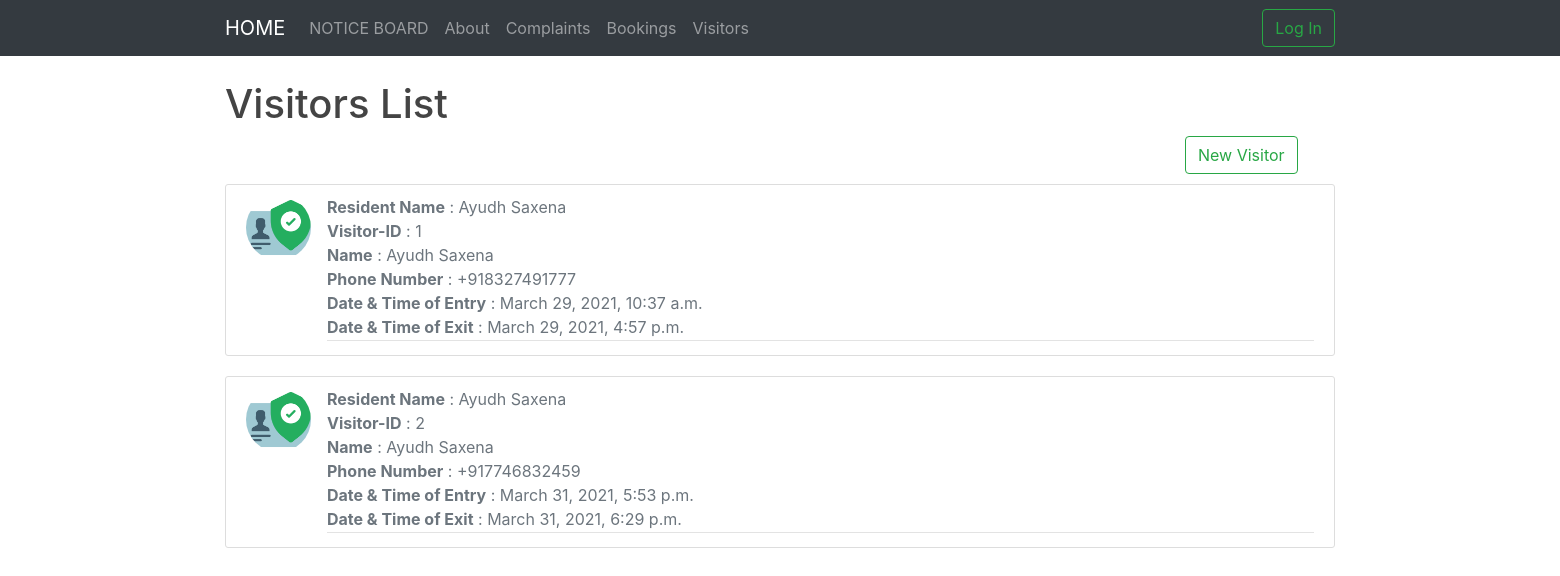
/visitors-watchman/, run on an earlier commit of the app's database.
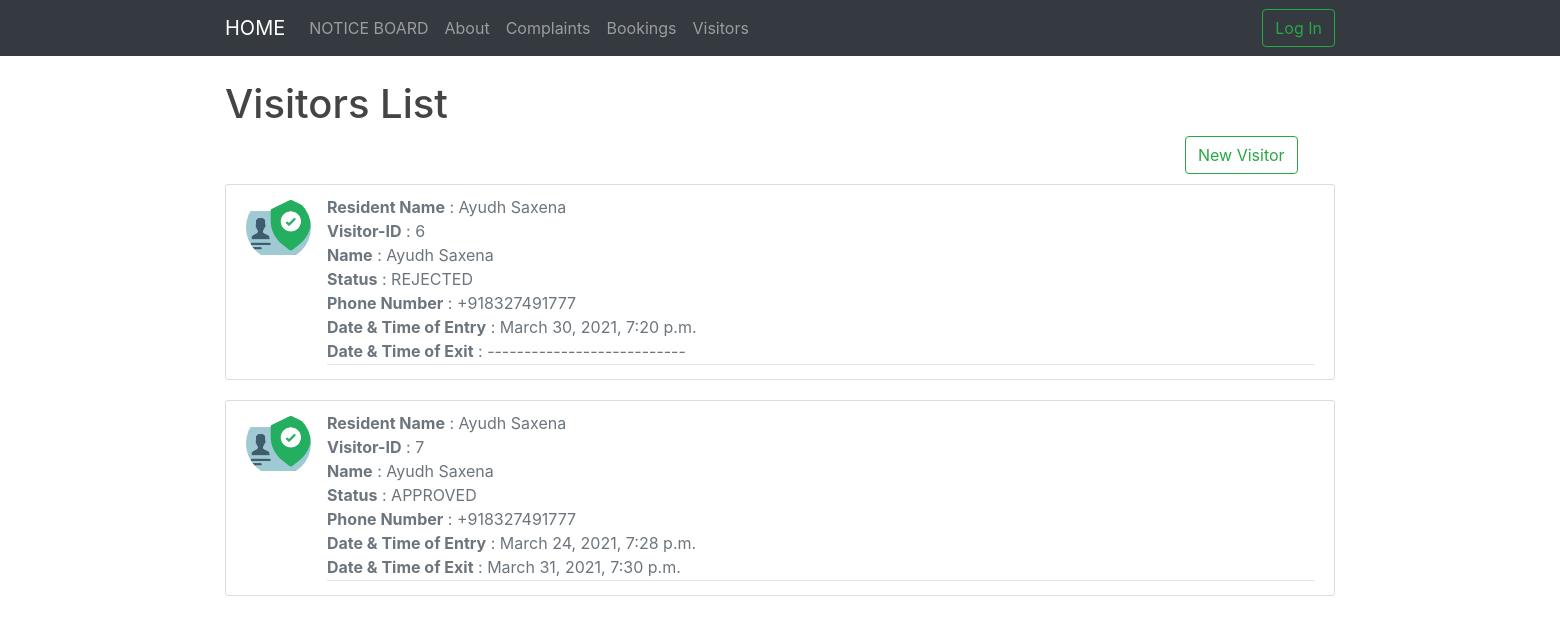
And on a later commit of the database.
### visitors/models.py (models this page shows, shortened)
class Visitor(models.Model) :
	WAITING = 'WAIT'
	APPROVED = 'APRV'
	REJECTED = 'REJC'
	status_choices = [
		(WAITING, 'WAITING FOR APPROVAL'),
		(APPROVED, 'APPROVED'),
		(REJECTED, 'REJECTED'),
	]
	visitor_id = models.AutoField(primary_key = True)
	user_id = models.ForeignKey(Resident,on_delete = models.CASCADE)
	fname = models.CharField(max_length = 20)
	lname = models.CharField(max_length = 20, null = True)
	status = models.CharField(max_length = 4,choices = status_choices, null = True)
	phone = PhoneNumberField(blank=True, help_text='Contact phone number')
	datetime_entry = models.DateTimeField(null = True)
	datetime_exit = models.DateTimeField(null = True)

### visitors/views.py (the view, shortened to what this page needs)
# urls.py: path('visitors-watchman/', views.watchman_visitor_view.as_view(), name='visitors_watchman'),
class watchman_visitor_view(FormView) :
	model = Visitor
	form_class = visitor_exit_form
	template_name = 'visitors/visitors_watchman.html'
	def dispatch(self, request, *args, **kwargs) :
		self.success_url = reverse_lazy('visitors:visitors_watchman')
		return super().dispatch(request,args,kwargs)
	def get_context_data(self, **kwargs):
	    context = super().get_context_data(**kwargs)
	    full_name_list = []
	    visitors_list = self.model.objects.all()
	    for c in visitors_list :
	    	resident = Resident.objects.get(user__exact = c.user_id)
	    	full_name = resident.user.first_name + " " + resident.user.last_name
	    	full_name_list.append(full_name)
	    context['values'] = zip(full_name_list, visitors_list)
	    return context

### visitors/templates/visitors/visitors_watchman.html (shortened to what this page needs)
{% extends 'base.html' %}
{% load static %}
{% block content %}
 <head>
    <link rel="stylesheet" href="{% static 'visitor-entry.css' %}">
   {% load bootstrap4 %}
   {% bootstrap_css %}
 </head>
 <body>
 	<h1> Visitors List </h1>
  <div  id = "create_visitor_button">
     <a href="{% url 'visitors:visitors_entry' %}"><button class="btn btn-outline-success my-2 my-sm-0">New Visitor
     </button></a>
  </div>
  {% for full_name,visitor in values %}
   <article class="media content-section">
    <img class = "rounded-circle article-img" src = "/static/visitor.png">
    <div class="media-body">
      <div class="article-metadata">
        <medium class="text-muted"><b>Resident Name</b> : {{ full_name }}</br></medium>
        <medium class="text-muted"><b>Visitor-ID</b> : {{ visitor.visitor_id }}</br></medium>
        <medium class="text-muted"><b>Name</b> : {{ visitor.fname }} {{visitor.lname }} </br></medium>
        {% if visitor.status %}
        <medium class="text-muted"><b>Status</b> : {{ visitor.get_status_display }}</br></medium>
        {% endif %}
        <medium class="text-muted"><b>Phone Number</b> : {{ visitor.phone }} </br></medium>
        <medium class="text-muted"><b>Date & Time of Entry</b> : {{ visitor.datetime_entry }}</br></medium>
        <medium class="text-muted"><b>Date & Time of Exit</b> :
        {% if visitor.datetime_exit %}
        {{ visitor.datetime_exit }}
        {% elif visitor.status == 'REJC' %}
        ---------------------------
        {% endif %}
        </br></medium>
      </div>
    </div>
    </article>
    {% endfor %}
 </body>
 {% endblock %}

### templates/base.html (shortened to what this page needs)
{% load static %}
<html>
<head>
	<link rel="stylesheet" href="https://stackpath.bootstrapcdn.com/bootstrap/4.4.1/css/bootstrap.min.css">
	<link rel="stylesheet" type="text/css" href="{% static 'main.css' %}">
</head>
<body>
<nav class="navbar navbar-expand-lg navbar-dark bg-dark">
	<div class="container">
	  <a class="navbar-brand" href="{% url 'home' %}">HOME</a>
	  <div class="collapse navbar-collapse" id="navbarSupportedContent">
	    <ul class="navbar-nav mr-auto">
				{% if user.is_authenticated %}
						{% if user.is_superuser%}
						 	<a class="nav-item nav-link" href="{% url 'home' %}">NoticeBoard</a>
							<a class="nav-link nav-link" href="">Leave Requests</a>
							<a class="nav-item nav-link" href="{% url 'home'%}">Complaints</a>
							<li class="nav-item dropdown">
							 <a class="nav-link dropdown-toggle" href="#" id="navbarDropdown" role="button" data-toggle="dropdown" aria-haspopup="true" aria-expanded="false">
								 Add User
							 </a>
							 <div class="dropdown-menu" aria-labelledby="navbarDropdown">
								 <a class="dropdown-item" href="{% url 'accounts:signup_resident' %}">Resident</a>
								 <div class="dropdown-divider"></div>
								 <a class="dropdown-item" href="{% url 'accounts:signup_watchmen' %}">Watchmen</a>
							 </div>
						 	</li>
						{% elif user.profile.type == 'D' %}
						 	<a class="nav-item nav-link" href="{% url 'home' %}">NoticeBoard</a>
							<li class="nav-item dropdown">
							 <a class="nav-link dropdown-toggle" href="#" id="navbarDropdown" role="button" data-toggle="dropdown" aria-haspopup="true" aria-expanded="false">
								 Leave
							 </a>
							 <div class="dropdown-menu" aria-labelledby="navbarDropdown">
								 <a class="dropdown-item" href="">Apply</a>
								 <div class="dropdown-divider"></div>
								 <a class="dropdown-item" href="{% url 'home'%}">View</a>
							 </div>
						 	</li>
           				{% else %}
					 		 <a class="nav-item nav-link" href="{% url 'home' %}">NoticeBoard</a>
							 <a class="nav-item nav-link" href="{% url 'buildings:main_view'%}">View</a>
					 {% endif %}
				{% else %}
					<a class="nav-item nav-link" href="{% url 'home' %}">NOTICE BOARD</a>
			 {% endif %}
			 <a class="nav-item nav-link" href="{% url 'about' %}">About</a>
			 <a class="nav-item nav-link" href="{% url 'complaints:complaints_display' %}">Complaints</a>
			 <a class="nav-item nav-link" href="{% url 'bookings:bookings_display' %}">Bookings</a>
			 <a class="nav-item nav-link" href="{% url 'visitors:visitors_display' %}">Visitors</a>
	    </ul>
			<div class="form-inline my-2 my-lg-0">
					<!-- {% load notifications_tags %}
					<script src="{% static 'notifications/notify.js' %}" type="text/javascript"></script>
					{% register_notify_callbacks callbacks='fill_notification_list,fill_notification_badge' %}
					<li class="dropdown">
					    <a href="#" class="dropdown-toggle" data-toggle="dropdown"><img src = "/static/bell.png" id = "bell">
					    	<div id = "badge">
					         {% live_notify_badge %}
					        </div>
					        <span class="glyphicon glyphicon-user pull-right">
					        </span>
					    </a>
	                <ul class="dropdown-menu" id="notice-link">
	                  <a href="{% url 'notifications:unread' %}">
	                    {% live_notify_list %}
	                  </a>
	                </ul>
					</li> -->
					{% if not user.is_authenticated %}
							<a href="{% url 'accounts:login_user' %}">
									<button class="btn btn-outline-success my-2 my-sm-0" type="button">Log In</button>
							</a>
					{% endif %}
			</div>
		</div>
	</div>
</nav>
		<div class="container">
            <br>
            {% block content %}
            {% endblock content %}
         </div>
</body>
</html>

### assets/main.css (style rules this page uses)
body { background: #fafafa; color: #333333; margin-top: 0rem; }
h1, h2, h3, h4, h5, h6 { color: #444444; }
ul { margin: 0; }
.content-section { background: #ffffff; padding: 10px 20px; border: 1px solid #dddddd; border-radius: 3px; margin-bottom: 20px; }
.article-img { height: 65px; width: 65px; margin-right: 16px; }
.article-metadata { padding-bottom: 1px; margin-bottom: 4px; border-bottom: 1px solid #e3e3e3 }
.bg-dark { background-color: #2d2e2f;!important; }
.btn { border-radius: 0; }

### assets/visitor-entry.css (style rules this page uses)
#create_visitor_button { position: relative; left: 960px; padding-bottom: 10px; }

What changed in the data, as far as the page shows it:
removed Visitor: full_name "Ayudh Saxena", visitor_id "1", fname "Ayudh", lname "Saxena", phone "+918327491777", datetime_entry "March 29, 2021, 10:37 a.m.", datetime_exit "March 29, 2021, 4:57 p.m."
removed Visitor: full_name "Ayudh Saxena", visitor_id "2", fname "Ayudh", lname "Saxena", phone "+917746832459", datetime_entry "March 31, 2021, 5:53 p.m.", datetime_exit "March 31, 2021, 6:29 p.m."
added Visitor: full_name "Ayudh Saxena", visitor_id "6", fname "Ayudh", lname "Saxena", status "REJECTED", phone "+918327491777", datetime_entry "March 30, 2021, 7:20 p.m."
added Visitor: full_name "Ayudh Saxena", visitor_id "7", fname "Ayudh", lname "Saxena", status "APPROVED", phone "+918327491777", datetime_entry "March 24, 2021, 7:28 p.m.", datetime_exit "March 31, 2021, 7:30 p.m."
